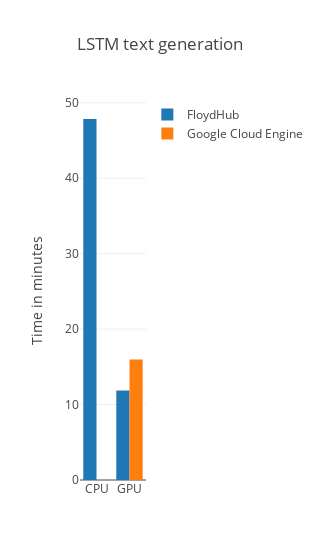

Notebook source saved alongside this figure:
### Markdown cell above
## 6. LSTM text gen
<a name="LSTM"></a>

LSTM -> FC()[softmax]

### Code cell
# Extract info from CSV
fh_mnist_mlp_file = ['../logs/fh/cpu/lstm_text_generation_tensorflow.csv',
                     '../logs/fh/gpu/lstm_text_generation_tensorflow.csv']

gce_mnist_mlp_file = ['../logs/gce/gpu/lstm_text_generation_tensorflow.csv']

fh_time = []
for csv_file in fh_mnist_mlp_file:
    fh_time.append(from_csv_to_time(csv_file))

gce_time = []
for csv_file in gce_mnist_mlp_file:
    gce_time.append(from_csv_to_time(csv_file))
    
# Plot
plot_total_time(fh_time, gce_time, title="LSTM text generation")

### Figure 1 — Plotly figure (JSON) as saved in the notebook; plotly's stock layout.template omitted (floating-point values rounded to 4 significant figures)
{"data": [{"name": "FloydHub", "type": "bar", "x": ["CPU", "GPU"], "y": [47.85, 11.86]}, {"name": "Google Cloud Engine", "type": "bar", "x": ["GPU"], "y": [15.96]}], "layout": {"barmode": "group", "title": "LSTM text generation", "width": 1, "yaxis": {"title": "Time in minutes"}}}
